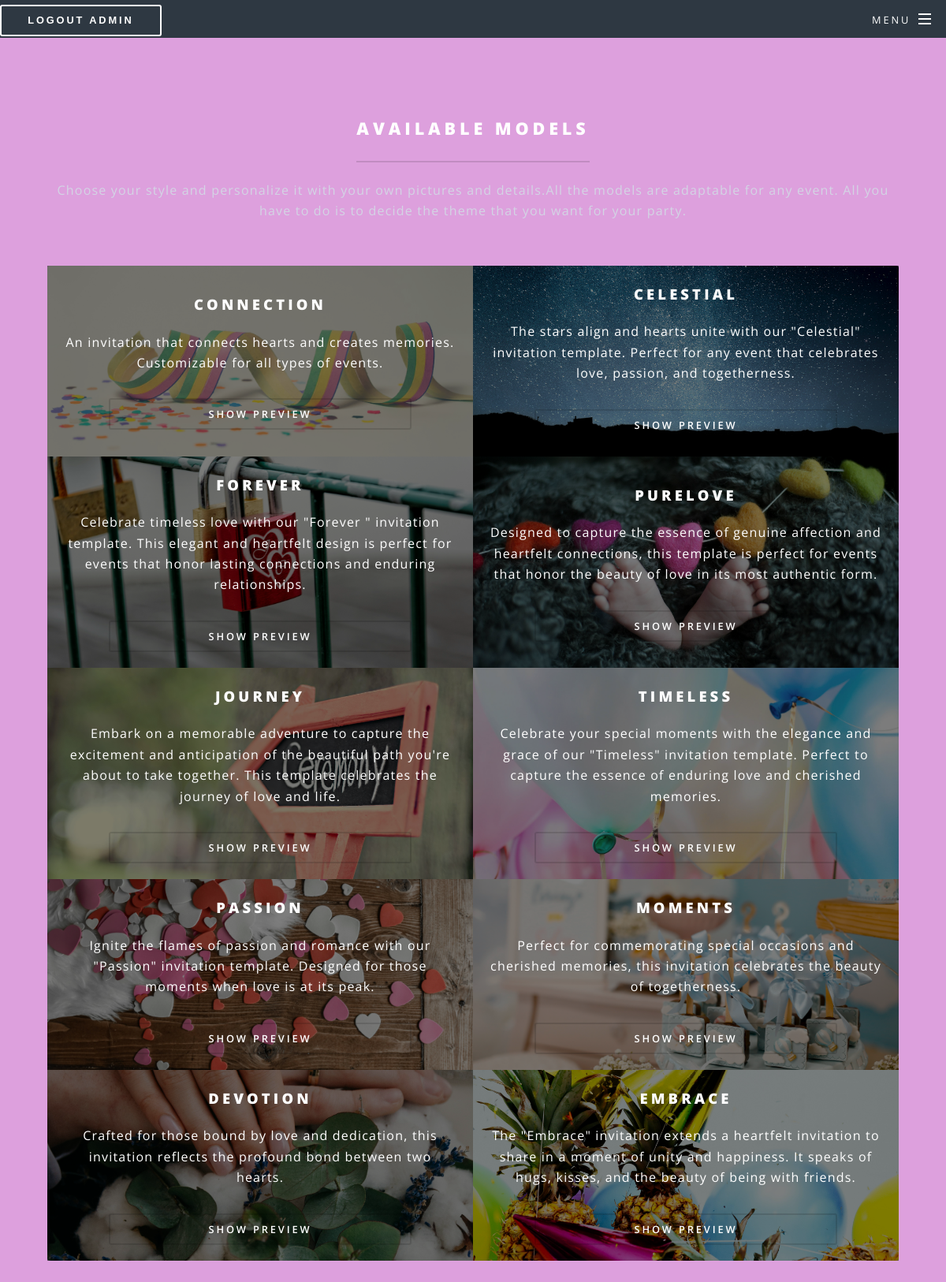
Page /models/ (signed in) on the committed database.
### models/models.py (models this page shows, shortened)
class Model(models.Model):
    name = models.CharField(max_length=100)
    description = models.TextField()
    image = models.ImageField(upload_to='media/model_images/')

### models/views.py (the view)
# urls.py: path('', views.models_view, name='models'),
def models_view(request):
    models = Model.objects.all()
    if request.user.is_authenticated:
        template_name = 'models/models_dashboard.html'
    else:
        template_name = 'models/models.html'
    return render(request, template_name, {'models': models})

### eventplanner/context_processors.py (called while the page is built)
def events_processor(request):
    events = Event.objects.all()
    return {'events': events}

### templates/models/models_dashboard.html (shortened to what this page needs)
{% extends 'base_dashboard.html' %}
{% load static %}
{% block content %}
    <div id="page-wrapper">
        <section id="three" class="wrapper style3 special" style="background-color: plum">
            <div class="inner">
                <header class="major">
                    <h2>Available models</h2>
                    <p>Choose your style and personalize it with your own pictures and details.All the models are
                        adaptable for any event. All you have to do is to decide the theme that you want for your
                        party. </p>
                </header>
                <ul class="features">
                    {% for model in models %}
                        <li style="background-image: url('{{ model.image.url }}'); background-size: cover; background-position: center; position: relative; padding: 20px; color: white;">
                            <div style="background-color: rgba(0, 0, 0, 0.5); position: absolute; top: 0; right: 0; bottom: 0; left: 0;"></div>
                            <div class="content" style="position: relative; z-index: 1;display: flex; flex-direction: column; justify-content: center; align-items: center; text-align: center; height: 100%;">
                                <h3>{{ model.name }}</h3>
                                <p>{{ model.description }}</p>
                                <a href="{% url 'template' model.id %}" class="button fit">Show preview</a>
                            </div>
                        </li>
                    {% endfor %}
                </ul>
            </div>
        </section>
    </div>
{% endblock %}

### templates/navbar_dashboard.html (shortened to what this page needs)
<header id="header" class="alt">
    <nav id="nav" >
        <ul>
            <li class="special">
                <a href="#menu" class="menuToggle"><span>Menu</span></a>
            </li>
        </ul>
    </nav>
    {% if user.is_authenticated %}
        <form method="post" action="{% url 'logout' %}">
            <button type="submit" class="btn btn-outline-danger">Logout {{ user.username }}</button>
        </form>
    {% endif %}
</header>

### rows in the picture
Model: image (picture), name "CONNECTION", description "An invitation that connects hearts and creates memories. Customizable for all types of events."
Model: image (picture), name "CELESTIAL", description "The stars align and hearts unite with our \"Celestial\" invitation template. Perfect for any event that celebrates love, passion, and togetherness."
Model: image (picture), name "FOREVER", description "Celebrate timeless love with our \"Forever \" invitation template. This elegant and heartfelt design is perfect for events that honor lasting connections and enduring relationships."
Model: image (picture), name "PURELOVE", description "Designed to capture the essence of genuine affection and heartfelt connections, this template is perfect for events that honor the beauty of love in its most authentic form."
Model: image (picture), name "JOURNEY", description "Embark on a memorable adventure to capture the excitement and anticipation of the beautiful path you're about to take together. This template celebrates the journey of love and life."
Model: image (picture), name "TIMELESS", description "Celebrate your special moments with the elegance and grace of our \"Timeless\" invitation template. Perfect to capture the essence of enduring love and cherished memories."
Model: image (picture), name "PASSION", description "Ignite the flames of passion and romance with our \"Passion\" invitation template. Designed for those moments when love is at its peak."
Model: image (picture), name "MOMENTS", description "Perfect for commemorating special occasions and cherished memories, this invitation celebrates the beauty of togetherness."
Model: image (picture), name "DEVOTION", description "Crafted for those bound by love and dedication, this invitation reflects the profound bond between two hearts."
Model: image (picture), name "EMBRACE", description "The \"Embrace\" invitation extends a heartfelt invitation to share in a moment of unity and happiness. It speaks of hugs, kisses, and the beauty of being with friends."

### other values in the picture
{{ user.username }} "ADMIN"
